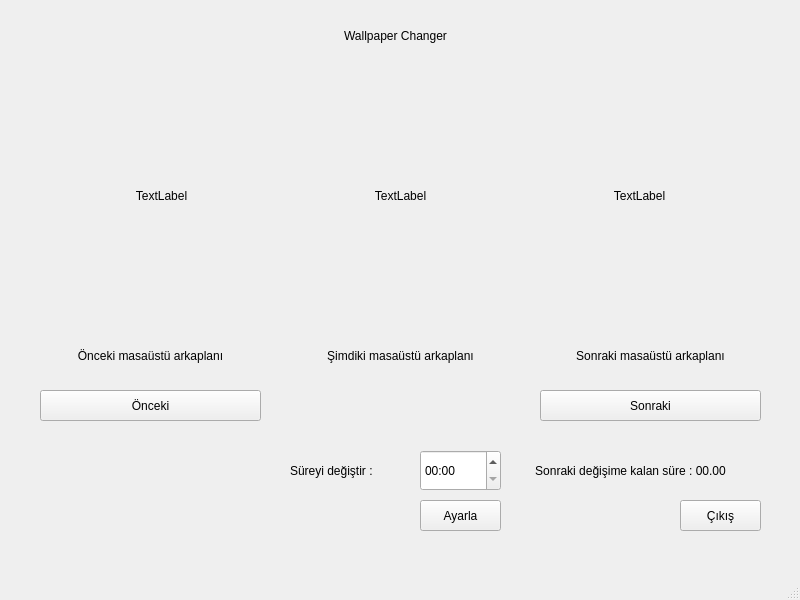
<?xml version="1.0" encoding="UTF-8"?>
<ui version="4.0">
 <class>MainWindow</class>
 <widget class="QMainWindow" name="MainWindow">
  <property name="geometry">
   <rect>
    <x>0</x>
    <y>0</y>
    <width>800</width>
    <height>600</height>
   </rect>
  </property>
  <property name="windowTitle">
   <string>MainWindow</string>
  </property>
  <widget class="QWidget" name="centralwidget">
   <widget class="QPushButton" name="previousBtn">
    <property name="geometry">
     <rect>
      <x>40</x>
      <y>390</y>
      <width>221</width>
      <height>31</height>
     </rect>
    </property>
    <property name="text">
     <string>Önceki</string>
    </property>
   </widget>
   <widget class="QPushButton" name="exitBtn">
    <property name="geometry">
     <rect>
      <x>680</x>
      <y>500</y>
      <width>81</width>
      <height>31</height>
     </rect>
    </property>
    <property name="text">
     <string>Çıkış</string>
    </property>
   </widget>
   <widget class="QPushButton" name="nextBtn">
    <property name="geometry">
     <rect>
      <x>540</x>
      <y>390</y>
      <width>221</width>
      <height>31</height>
     </rect>
    </property>
    <property name="text">
     <string>Sonraki</string>
    </property>
   </widget>
   <widget class="QLabel" name="label">
    <property name="geometry">
     <rect>
      <x>500</x>
      <y>450</y>
      <width>261</width>
      <height>41</height>
     </rect>
    </property>
    <property name="text">
     <string>Sonraki değişime kalan süre : 00.00</string>
    </property>
    <property name="alignment">
     <set>Qt::AlignmentFlag::AlignCenter</set>
    </property>
   </widget>
   <widget class="QLabel" name="label_2">
    <property name="geometry">
     <rect>
      <x>300</x>
      <y>340</y>
      <width>201</width>
      <height>31</height>
     </rect>
    </property>
    <property name="text">
     <string>Şimdiki masaüstü arkaplanı</string>
    </property>
    <property name="alignment">
     <set>Qt::AlignmentFlag::AlignCenter</set>
    </property>
   </widget>
   <widget class="QLabel" name="label_3">
    <property name="geometry">
     <rect>
      <x>40</x>
      <y>340</y>
      <width>221</width>
      <height>31</height>
     </rect>
    </property>
    <property name="text">
     <string>Önceki masaüstü arkaplanı</string>
    </property>
    <property name="alignment">
     <set>Qt::AlignmentFlag::AlignCenter</set>
    </property>
   </widget>
   <widget class="QWidget" name="layoutWidget">
    <property name="geometry">
     <rect>
      <x>20</x>
      <y>80</y>
      <width>761</width>
      <height>231</height>
     </rect>
    </property>
    <layout class="QGridLayout" name="gridLayout">
     <property name="leftMargin">
      <number>25</number>
     </property>
     <property name="topMargin">
      <number>25</number>
     </property>
     <property name="rightMargin">
      <number>25</number>
     </property>
     <property name="bottomMargin">
      <number>25</number>
     </property>
     <item row="0" column="0">
      <widget class="QLabel" name="previousImage">
       <property name="text">
        <string>TextLabel</string>
       </property>
       <property name="alignment">
        <set>Qt::AlignmentFlag::AlignCenter</set>
       </property>
      </widget>
     </item>
     <item row="0" column="1">
      <widget class="QLabel" name="currentImage">
       <property name="text">
        <string>TextLabel</string>
       </property>
       <property name="alignment">
        <set>Qt::AlignmentFlag::AlignCenter</set>
       </property>
      </widget>
     </item>
     <item row="0" column="2">
      <widget class="QLabel" name="nextImage">
       <property name="text">
        <string>TextLabel</string>
       </property>
       <property name="alignment">
        <set>Qt::AlignmentFlag::AlignCenter</set>
       </property>
      </widget>
     </item>
    </layout>
   </widget>
   <widget class="QLabel" name="label_4">
    <property name="geometry">
     <rect>
      <x>540</x>
      <y>340</y>
      <width>221</width>
      <height>31</height>
     </rect>
    </property>
    <property name="text">
     <string>Sonraki masaüstü arkaplanı</string>
    </property>
    <property name="alignment">
     <set>Qt::AlignmentFlag::AlignCenter</set>
    </property>
   </widget>
   <widget class="QLabel" name="label_5">
    <property name="geometry">
     <rect>
      <x>60</x>
      <y>20</y>
      <width>671</width>
      <height>31</height>
     </rect>
    </property>
    <property name="text">
     <string>Wallpaper Changer</string>
    </property>
    <property name="alignment">
     <set>Qt::AlignmentFlag::AlignCenter</set>
    </property>
   </widget>
   <widget class="QTimeEdit" name="timeEdit">
    <property name="geometry">
     <rect>
      <x>420</x>
      <y>450</y>
      <width>81</width>
      <height>41</height>
     </rect>
    </property>
    <property name="currentSection">
     <enum>QDateTimeEdit::Section::MinuteSection</enum>
    </property>
    <property name="displayFormat">
     <string>mm:ss</string>
    </property>
   </widget>
   <widget class="QLabel" name="label_6">
    <property name="geometry">
     <rect>
      <x>290</x>
      <y>450</y>
      <width>131</width>
      <height>41</height>
     </rect>
    </property>
    <property name="text">
     <string>Süreyi değiştir :</string>
    </property>
   </widget>
   <widget class="QPushButton" name="startButton">
    <property name="geometry">
     <rect>
      <x>420</x>
      <y>500</y>
      <width>81</width>
      <height>31</height>
     </rect>
    </property>
    <property name="text">
     <string>Ayarla</string>
    </property>
   </widget>
  </widget>
  <widget class="QMenuBar" name="menubar">
   <property name="geometry">
    <rect>
     <x>0</x>
     <y>0</y>
     <width>800</width>
     <height>25</height>
    </rect>
   </property>
  </widget>
  <widget class="QStatusBar" name="statusbar"/>
 </widget>
 <resources/>
 <connections/>
</ui>
